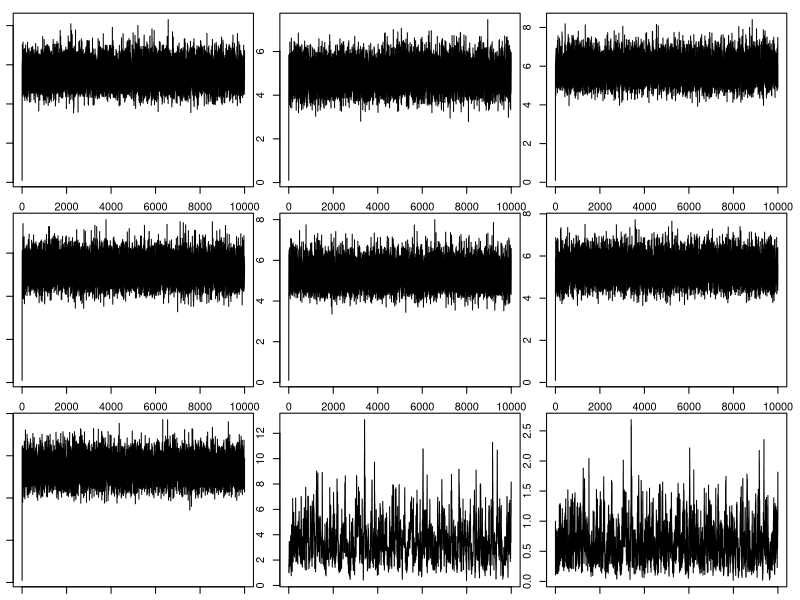

The R source for this figure:
## ---- chunk 1
knitr::opts_chunk$set(echo = TRUE)
## ---- chunk 2
print("The following code is my submission for the Final Capstone of STT 223 - Intro. to Bayesian Inference, taught my Professor Joesph Ciminelli during Spring 2019.")
## ---- chunk 3
# Define the unnormalized posterior of alpha
alpha.posterior <- function(a, b, thetas) { # Data has thetas in column 1, betas in column 2
  beta <- b
  dens <- exp(-a)*prod(((thetas^(a-1))*(b^a))/gamma(a))
  return(dens)
}
## ---- chunk 4
# Import library to sample from truncated normal distribution
library(truncnorm)
## ---- chunk 5
# Proposal distribution
prop.dist.alpha <- function(a, prop.var) {
  rtruncnorm(1, mean=a, sd=sqrt(prop.var), a=0)
} 

# Density of proposal
prop.dist.alpha.dens <- function(a, a.mean, prop.var) {
  dtruncnorm(a, mean = a.mean, sd=sqrt(prop.var), a=0)
}

# Metropolis-Hastings Algorithm
metrop <- function(param, thetas, b, alpha.posterior, prop.dist.alpha, prop.dist.alpha.dens, prop.var, n.iter) {
  
  # Store sampled alpha values
  alphas <- c()
  
  # Initialize model
  param.t <- param

  for(t in 1:n.iter) {
    
    # Draw proposed value of alpha
    param.new <- prop.dist.alpha(param.t, prop.var)

    # Calculate acceptance probability
    u <- runif(1, 0, 1)
    prob.accept <- min(1, (alpha.posterior(param.new, b, thetas)*(prop.dist.alpha.dens(param.t, param.new, prop.var)))/(alpha.posterior(param.t, b, thetas)*(prop.dist.alpha.dens(param.new, param.t, prop.var))))
    
    if(u < prob.accept) {
      value <- param.new
    } else {
      value <- param.t
    }
    
    # Store sampled alpha value
    alphas <- c(alphas, value)
    
    # Update value for next iteration
    param.t <- value
  }
  
  # Modification for MH-within-Gibbs sampling --> if only drawing one sample, return the sampled value.
  # If drawing multiple samples, return the list of all samples
  if (length(alphas) == 1) {
    return(alphas[1])
  } else {
    return(alphas)
  }
}
## ---- chunk 6
# Define Gibbs sampling function
gibbs <- function(initial, y, t, n.iter) {
  # Initialize variables
  J <- length(y)
  l <- length(initial)
  results <- matrix(NA, n.iter, l)
  results[1,] <- initial
  
  for(i in 2:n.iter) {
    thetas <- results[i-1, 1:7] # Stores all 7 theta_j values
    a <- results[i-1,8]
    b <- results[i-1,9]
    
    # Draw theta_j samples 
    for(j in 1:J) {
  
        # Find alpha, beta parameters for theta_j's gamma posterior distribution
        alpha.theta <- y[j] + a
        beta.theta <- t[j] + b
        
        # Store singular theta_j sample using parameters calculated above
        results[i,j] <- rgamma(1, alpha.theta, beta.theta)
    }
    
    # Find alpha, beta parameters for beta's gamma posterior distribution using theta sample
    alpha.beta <- J*a + 0.1
    beta.beta <- 1 + sum(results[i, 1:7])
    
    # Store singular beta sample from its gamma posterior distribution
    results[i, 9] <- rgamma(1, alpha.beta, beta.beta)
    
    # Use Metropolis-Hastings algorithm from above to draw singular alpha sample
    results[i, 8] <- metrop(a, results[i, 1:7], results[i, 9], alpha.posterior, prop.dist.alpha, prop.dist.alpha.dens, 4, 1)
  }
  return(results)
}
## ---- chunk 7
## Import library for computation
library(MCMCpack)
## ---- chunk 8
set.seed(5000) # Set seed for reproducability

# Store prior data
yhat <- c(78, 64, 90, 78, 83, 82, 89)
t <- c(14.1, 13.2, 15.4, 14.9, 15.6, 15.2, 16.6)

# Initialize first set of sampling values
initial_1 <- c(rep(.1, 7), 1, 1)

# Draw samples
sample_1 <- gibbs(initial_1, yhat, t, 10000)
## ---- chunk 9
means <- matrix(NA, 9, 1)
for (i in 1:9) {
  means[i,1] <- mean(sample_1[,i])
}
rownames(means) <- c("Theta1", "Theta2", "Theta3", "Theta4", "Theta5","Theta6","Theta7", "Alpha", "Beta")
colnames(means) <- c("Posterior Mean")
means <- as.table(means)
means
## ---- chunk 10
par(mfrow = c(3, 3))
par(mar = c(1, 1, 1, 1))

for (i in 1:9) {
  plot(sample_1[,i], type="l")
}
## ---- chunk 11
initial_2 <- c(rep(5, 7), 0.5, 0.5)
initial_3 <- c(rep(1, 7), 10, 10)
initial_4 <- c(rep(0, 7), 1, 1)
initial_5 <- c(rep(0, 7), 0.1, 0.1)
sample_2 <- gibbs(initial_2, yhat, t, 10000)
sample_3 <- gibbs(initial_3, yhat, t, 10000)
sample_4 <- gibbs(initial_4, yhat, t, 10000)
sample_5 <- gibbs(initial_5, yhat, t, 10000)
## ---- chunk 12
# Convert samples to MCMC objects
chain_1 <- mcmc(sample_1)
chain_2 <- mcmc(sample_2)
chain_3 <- mcmc(sample_3)
chain_4 <- mcmc(sample_4)
chain_5 <- mcmc(sample_5)

# Store MCMC chain
combined.chains <- mcmc.list(chain_1, chain_2, chain_3, chain_4, chain_5)

# Run Gelman-Rubin diagnostic
gelman.rubin <- gelman.diag(combined.chains)
gelman.rubin
## ---- chunk 13
# Combine results from all 5 samples
total.samples <- rbind(sample_1, sample_2, sample_3, sample_4, sample_5)
post.info <- matrix(NA, 9, 3)
for (i in 1:9) {
  post.info[i, 1] <- round(mean(total.samples[,i]), 3)
  post.info[i, 2] <- round(quantile(total.samples[,i], 0.025), 3)
  post.info[i, 3] <- round(quantile(total.samples[,i], 0.975), 3)
}
rownames(post.info) <- c("Theta1", "Theta2", "Theta3", "Theta4", "Theta5","Theta6","Theta7", "Alpha", "Beta")
colnames(post.info) <- c("Posterior Mean", "Lower Bound", "Upper Bound")
post.info <- as.table(post.info)
names(dimnames(post.info)) <- c("Parameter", "95% Posterior Interval Information")
post.info
